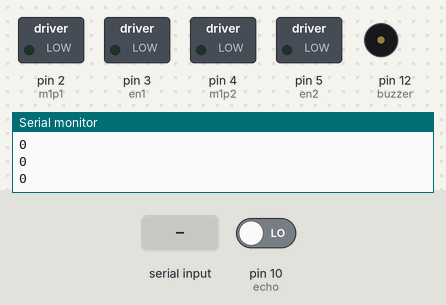
Recording of a sketch running on a simulated Arduino Nano, built with avr-gcc and run on an emulated ATmega328P. Parts: switched loads named in the sketch (green lamp = pin HIGH), buzzer (waves = sounding, pin HIGH), the last lines printed to the serial monitor. Inputs (shaded band) come from the test bench; at power-on: pin 10 (echo) LOW. Pins used as bus, display or sensor lines are not drawn.

Above: at 1.2 s.
1.3 s: "F" received over Serial
At 2.2 s:
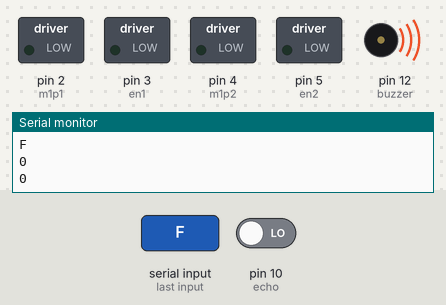
3.0 s: "B" received over Serial
At 3.3 s:
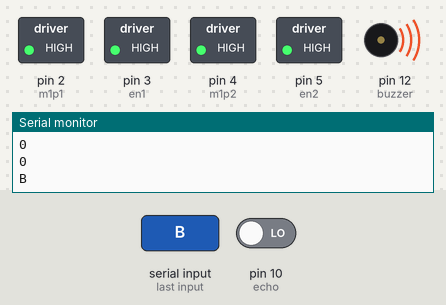
4.5 s: "R" received over Serial
At 5.7 s:
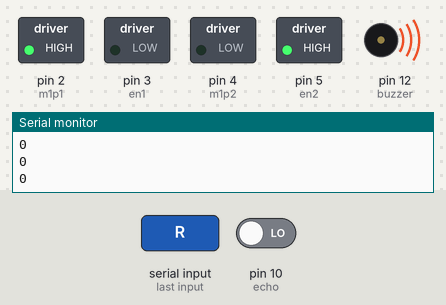
6.0 s: "L" received over Serial
At 6.9 s:
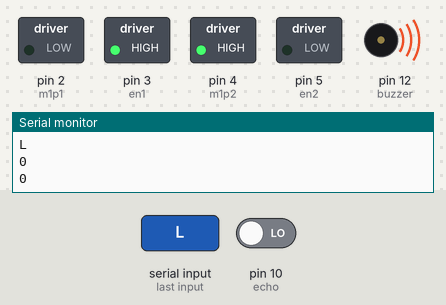
Timing chart, 0 to 8.5 s (numbered marks = the images above; inputs shaded):
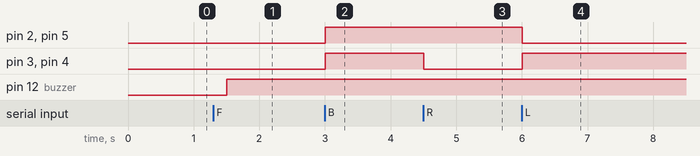

The sketch:

main.ino
```cpp
//DC Motors will be controlled by an Android Application called Bluetooth RC Car (https://play.google.com/store/apps/details%3Fid%3Dbraulio.calle.bluetoothRCcontroller%26hl%3Den_US%26gl%3DUS&sa=U&ved=2ahUKEwjz0dDa8d72AhWuTDABHaqhDzcQFnoECAUQAg&usg=AOvVaw0TkDtiHC9b64huIKwZr69g)
//DC Motors will be connected to the Arduino Nano via L298N module. The motors will be controlled via the Bluetooth module (HC-06)
//The control character will be relayed to the Arduino via the Bluetooth module from the android app

char t;
int echo = 10;
int trig= 11;
int en1 =3;
int en2 =5;
int m1p1 =2; //IN1
int m1p2 =4; //IN2
long distance, duration;
int buzzer=12;
void setup() {
pinMode(en1,OUTPUT);
pinMode(en2,OUTPUT);
pinMode(m1p1,OUTPUT);
pinMode(m1p2,OUTPUT);
pinMode(echo, INPUT);
pinMode(trig, OUTPUT);
pinMode(buzzer, OUTPUT);
Serial.begin(9600);
}

void loop() {

//*******************************CALCULATE DISTANCE*******************************//
  digitalWrite(trig, LOW);
  delayMicroseconds(2);
  digitalWrite(trig,HIGH);
  delayMicroseconds(10);
  duration=pulseIn(echo, HIGH, 300000);
  distance=duration/58.2;

 Serial.println(distance);
  //delay(10);

//*******************************CALCULATE DISTANCE END*******************************//

if(Serial.available()){
  Serial.setTimeout(100); //Decrease the lag by avoiding the serial buffer over-fill
  t = Serial.read();
  Serial.println(t);

if(t == 'F' && distance > 50){            //move forward(all motors rotate in forward direction)
    analogWrite(en1, 150);
  analogWrite(en2, 150);
  digitalWrite(m1p1, LOW);
  digitalWrite(m1p2, LOW); //
}
else if(t == 'B'){      //move reverse (all motors rotate in reverse direction)
    digitalWrite(en1, HIGH);
  digitalWrite(en2, HIGH);
  digitalWrite(m1p1,HIGH);
  digitalWrite(m1p2,HIGH);

}
else if(t == 'R'){      //turn left (right side motors rotate in forward direction, left side motors doesn't rotate)
   analogWrite(en1,0);
  analogWrite(en2,255);
  digitalWrite(m1p1,HIGH);
  digitalWrite(m1p2,LOW);
}

else if(t == 'L'){    //turn right (left side motors rotate in forward direction, right side motors doesn't rotate)
   analogWrite(en1,255);
  analogWrite(en2,0);
  digitalWrite(m1p1,LOW);
  digitalWrite(m1p2,HIGH);
}

else if(t == 'S'){      //STOP (all motors stop)
 analogWrite(en1,0);
  analogWrite(en2,0);
  digitalWrite(m1p1,LOW);
  digitalWrite(m1p2,LOW);

}

if(distance < 50){    //turn right (left side motors rotate in forward direction, right side motors doesn't rotate)
   digitalWrite(buzzer, HIGH);
}
else
{
  digitalWrite(buzzer, LOW);
}
}
}
```

Measured:
- after the input at 1.3 s, pin 12 (buzzer): LOW → HIGH after 0.20 s
- after the input at 3.0 s, pin 2 (m1p1), pin 3 (en1), pin 4 (m1p2), pin 5 (en2): LOW → HIGH at once
- after the input at 4.5 s, pin 3 (en1), pin 4 (m1p2): HIGH → LOW at once
- after the input at 6.0 s, pin 2 (m1p1), pin 5 (en2): HIGH → LOW at once; pin 3 (en1), pin 4 (m1p2): LOW → HIGH at once
